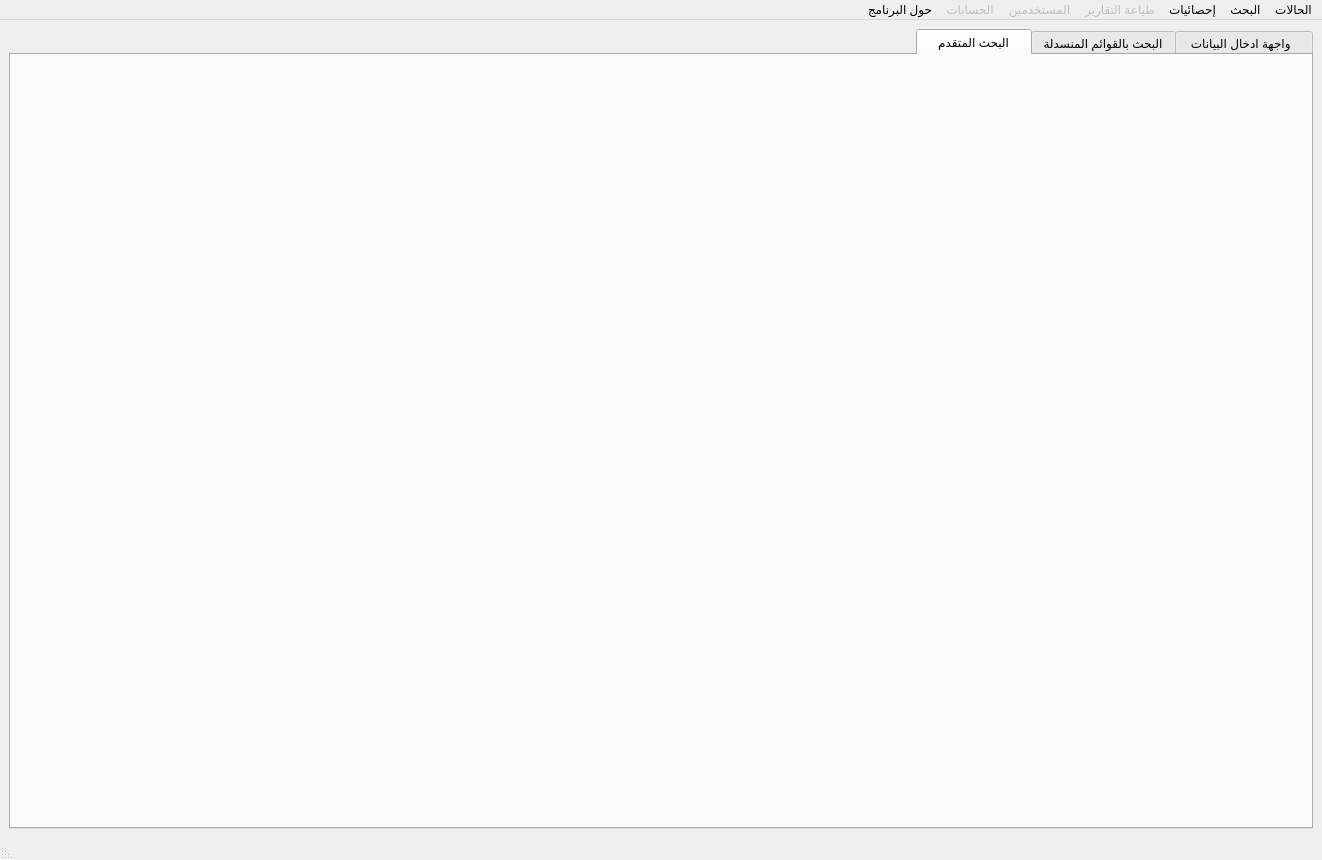
<?xml version="1.0" encoding="UTF-8"?>
<ui version="4.0">
 <class>show_case_in_form</class>
 <widget class="QMainWindow" name="show_case_in_form">
  <property name="geometry">
   <rect>
    <x>0</x>
    <y>0</y>
    <width>1322</width>
    <height>860</height>
   </rect>
  </property>
  <property name="windowTitle">
   <string>برنامج جمعية مسجد الرحمن لإدارة الحالات - كيفية الاستخدام - نسخة تجريبية -</string>
  </property>
  <property name="layoutDirection">
   <enum>Qt::RightToLeft</enum>
  </property>
  <property name="styleSheet">
   <string notr="true">QPushButton{

    background-color:
        linear-gradient(#f0ff35, #a9ff00),
        radial-gradient(center 50% -40%, radius 200%, #b8ee36 45%, #80c800 50%);
    background-radius: 6, 5;
    background-insets: 0, 1;
    effect: dropshadow( three-pass-box , rgba(0,0,0,0.4) , 5, 0.0 , 0 , 1 );
    text-fill: #395306;

}</string>
  </property>
  <widget class="QWidget" name="centralwidget">
   <layout class="QGridLayout" name="gridLayout">
    <item row="0" column="0">
     <widget class="QTabWidget" name="tabWidget">
      <property name="currentIndex">
       <number>2</number>
      </property>
      <widget class="QWidget" name="tab">
       <attribute name="title">
        <string> واجهة ادخال البيانات   </string>
       </attribute>
       <layout class="QGridLayout" name="gridLayout_2">
        <item row="0" column="0">
         <widget class="QLabel" name="label">
          <property name="text">
           <string/>
          </property>
          <property name="pixmap">
           <pixmap>input_explain.png</pixmap>
          </property>
          <property name="scaledContents">
           <bool>true</bool>
          </property>
         </widget>
        </item>
       </layout>
      </widget>
      <widget class="QWidget" name="tab_2">
       <attribute name="title">
        <string>البحث بالقوائم المنسدلة</string>
       </attribute>
       <layout class="QGridLayout" name="gridLayout_3">
        <item row="0" column="0">
         <widget class="QLabel" name="label_2">
          <property name="text">
           <string/>
          </property>
          <property name="pixmap">
           <pixmap>explain_output.png</pixmap>
          </property>
          <property name="scaledContents">
           <bool>true</bool>
          </property>
         </widget>
        </item>
       </layout>
      </widget>
      <widget class="QWidget" name="tab_3">
       <attribute name="title">
        <string>   البحث المتقدم   </string>
       </attribute>
       <layout class="QGridLayout" name="gridLayout_4">
        <item row="0" column="0">
         <widget class="QLabel" name="label_3">
          <property name="text">
           <string/>
          </property>
          <property name="pixmap">
           <pixmap>explain_search_adv.png</pixmap>
          </property>
          <property name="scaledContents">
           <bool>true</bool>
          </property>
         </widget>
        </item>
       </layout>
      </widget>
     </widget>
    </item>
   </layout>
  </widget>
  <widget class="QMenuBar" name="menubar">
   <property name="geometry">
    <rect>
     <x>0</x>
     <y>0</y>
     <width>1322</width>
     <height>21</height>
    </rect>
   </property>
   <widget class="QMenu" name="mn_cases">
    <property name="title">
     <string>الحالات</string>
    </property>
    <addaction name="mn_view_cases"/>
    <addaction name="separator"/>
    <addaction name="mn_input_cases"/>
    <addaction name="separator"/>
    <addaction name="mn_update_case"/>
   </widget>
   <widget class="QMenu" name="mn_search">
    <property name="title">
     <string>البحث</string>
    </property>
    <widget class="QMenu" name="mn_search_adv">
     <property name="title">
      <string>بحث متقدم</string>
     </property>
     <addaction name="mn_search_code"/>
     <addaction name="mn_search_name"/>
     <addaction name="mn_search_age"/>
     <addaction name="mn_search_natid"/>
     <addaction name="mn_search_salary"/>
     <addaction name="mn_search_jop"/>
     <addaction name="mn_search_count_f"/>
     <addaction name="mn_search_phone"/>
    </widget>
    <addaction name="mn_search_cmb"/>
    <addaction name="separator"/>
    <addaction name="mn_search_adv"/>
   </widget>
   <widget class="QMenu" name="mn_print">
    <property name="enabled">
     <bool>false</bool>
    </property>
    <property name="title">
     <string>طباعة التقارير</string>
    </property>
    <addaction name="action_15"/>
    <addaction name="action_16"/>
    <addaction name="action_17"/>
   </widget>
   <widget class="QMenu" name="mn_users">
    <property name="enabled">
     <bool>false</bool>
    </property>
    <property name="title">
     <string>المستخدمين</string>
    </property>
    <addaction name="action_18"/>
    <addaction name="action_19"/>
    <addaction name="action_20"/>
   </widget>
   <widget class="QMenu" name="mn_about">
    <property name="title">
     <string>حول البرنامج</string>
    </property>
    <addaction name="mn_explain"/>
    <addaction name="mn_contact"/>
   </widget>
   <widget class="QMenu" name="mn_accounting">
    <property name="enabled">
     <bool>false</bool>
    </property>
    <property name="title">
     <string>الحسابات</string>
    </property>
    <addaction name="action_1"/>
    <addaction name="action_2"/>
    <addaction name="action_3"/>
   </widget>
   <widget class="QMenu" name="mn_statistics">
    <property name="title">
     <string>إحصائيات</string>
    </property>
    <addaction name="mn_cases_counter"/>
   </widget>
   <addaction name="mn_cases"/>
   <addaction name="mn_search"/>
   <addaction name="mn_statistics"/>
   <addaction name="mn_print"/>
   <addaction name="mn_users"/>
   <addaction name="mn_accounting"/>
   <addaction name="mn_about"/>
  </widget>
  <widget class="QStatusBar" name="statusbar"/>
  <action name="mn_view_cases">
   <property name="text">
    <string>عرض الحالات</string>
   </property>
  </action>
  <action name="mn_input_cases">
   <property name="text">
    <string>ادخال بيانات</string>
   </property>
  </action>
  <action name="mn_update_case">
   <property name="text">
    <string>تحديث بيانات</string>
   </property>
  </action>
  <action name="mn_search_cmb">
   <property name="text">
    <string>بحث بالقوائم المنسدلة</string>
   </property>
  </action>
  <action name="mn_search_name">
   <property name="text">
    <string>بالاسم</string>
   </property>
  </action>
  <action name="mn_search_age">
   <property name="text">
    <string>بالسن</string>
   </property>
  </action>
  <action name="mn_search_natid">
   <property name="text">
    <string>الرقم القومي</string>
   </property>
  </action>
  <action name="mn_search_salary">
   <property name="text">
    <string>مبلغ الدخل</string>
   </property>
  </action>
  <action name="mn_search_jop">
   <property name="text">
    <string>الوظيفة</string>
   </property>
  </action>
  <action name="mn_search_count_f">
   <property name="text">
    <string>عدد أفراد الحالة</string>
   </property>
  </action>
  <action name="mn_search_phone">
   <property name="text">
    <string>رقم التليفون</string>
   </property>
  </action>
  <action name="action_15">
   <property name="text">
    <string>تجريبي 1</string>
   </property>
  </action>
  <action name="action_16">
   <property name="text">
    <string>تجريبي 2</string>
   </property>
  </action>
  <action name="action_17">
   <property name="text">
    <string>تجريبي 3</string>
   </property>
  </action>
  <action name="action_18">
   <property name="text">
    <string>تجريبي 1</string>
   </property>
  </action>
  <action name="action_19">
   <property name="text">
    <string>تجريبي 2</string>
   </property>
  </action>
  <action name="action_20">
   <property name="text">
    <string>تجريبي 3</string>
   </property>
  </action>
  <action name="mn_explain">
   <property name="text">
    <string>كيفية الاستخدام</string>
   </property>
  </action>
  <action name="mn_contact">
   <property name="text">
    <string>الاتصال بمطور البرنامج</string>
   </property>
  </action>
  <action name="action_1">
   <property name="enabled">
    <bool>true</bool>
   </property>
   <property name="text">
    <string>تجريبي 1</string>
   </property>
  </action>
  <action name="action_2">
   <property name="text">
    <string>تجريبي 2</string>
   </property>
  </action>
  <action name="action_3">
   <property name="text">
    <string>تجريبي 3</string>
   </property>
  </action>
  <action name="mn_search_code">
   <property name="text">
    <string>بالكود</string>
   </property>
  </action>
  <action name="mn_cases_counter">
   <property name="text">
    <string>عدد الحالات</string>
   </property>
  </action>
 </widget>
 <resources/>
 <connections/>
</ui>
